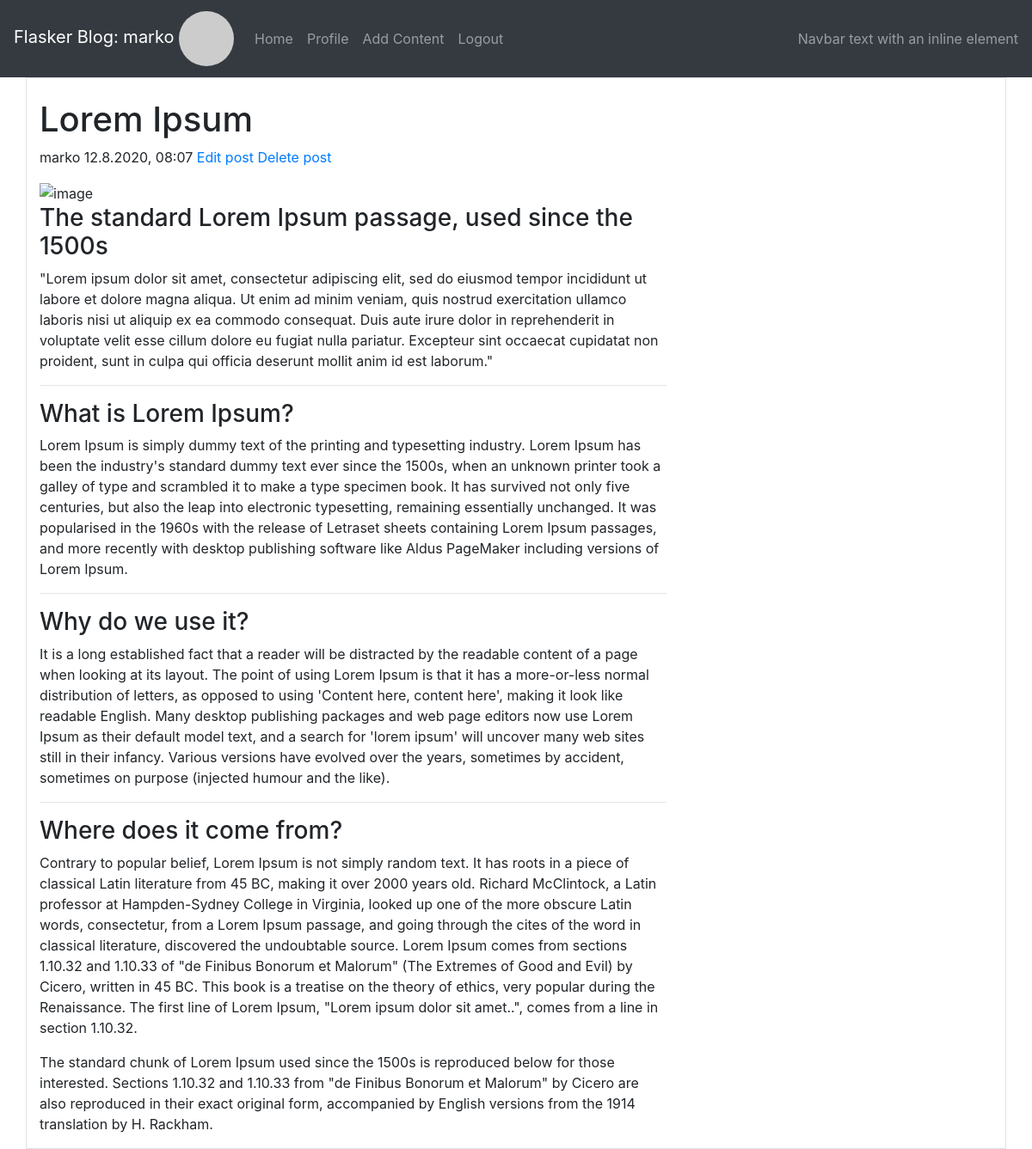
The page /Lorem Ipsum (signed in) on the database its author committed.
### app/models.py (models this page shows, shortened)
class User(UserMixin, db.Model):
    id = db.Column(db.Integer, primary_key=True)
    username = db.Column(db.String(64), index=True, unique=True)
    email = db.Column(db.String(120), index=True, unique=True)
    password_hash = db.Column(db.String(128))
    about_me = db.Column(db.String(140))
    last_seen = db.Column(db.DateTime, default=datetime.utcnow)
    post = db.relationship("Post", backref="author", lazy="dynamic")
    def avatar(self, size):
        digest = md5(self.email.lower().encode("utf-8")).hexdigest()
        return f"https://www.gravatar.com/avatar/{digest}?d=identicon&r=x&s={size}"

class Post(db.Model):
    id = db.Column(db.Integer, primary_key=True)
    title = db.Column(db.String(64))
    subtitle = db.Column(db.String(128))
    body = db.Column(db.String(140))
    timestamp = db.Column(db.DateTime, index=True, default=datetime.utcnow)
    user_id = db.Column(db.Integer, db.ForeignKey("user.id"))

### app/content/routes.py (the view)
@bp.route("/<title>", methods=["GET", "POST"])
def page_view(title):
    post = Post.query.filter_by(title=title).first_or_404()
    return render_template("page_view.html", title=post.title, post=post, author=post.author.username)

### app/models.py (called while the page is built)
@login.user_loader
def load_user(id):
    return User.query.get(int(id))

### app/content/templates/page_view.html (shortened to what this page needs)
{% extends 'base.html' %}
{% block app_content %}
    <div class="col-8">
        <head>
            <h1 class="mt-4">{{ post.title|safe }}</h1>
            <div class="meta mb-3">
                <span>{{ post.author.username }}</span>
                <span>{{ moment(post.timestamp).format('D.M.YYYY, hh:mm') }}</span>
                {% if post.author.username == current_user.username %}
                <span><a href="{{ url_for('content.edit_page', id=post.id) }}">Edit post</a></span>
                <span><a href="{{ url_for('content.delete_page', id=post.id) }}">Delete post</a></span>
                {% endif %}
            </div>
        </head>
        <div class="blog-post-body">
            <img class="img-fluid" alt="image" src="https://hackersandslackers-cdn.storage.googleapis.com/2020/02/uWSGI@2x.jpg"/>
            <div id="post{{ post.id }}">{{ post.body|safe }}</div>
        </div>
    </div>
{% endblock app_content %}

### app/templates/base.html (shortened to what this page needs)
{% extends 'bootstrap/base.html' %}
{% block head %}
    <link rel="stylesheet" href="https://stackpath.bootstrapcdn.com/bootstrap/4.4.1/css/bootstrap.min.css">
    <link href="https://cdn.jsdelivr.net/npm/summernote@0.8.18/dist/summernote-bs4.min.css" rel="stylesheet">
    <link rel="stylesheet" href="{{url_for('static', filename='style.css')}}">
{% endblock %}
{% block navbar %}
    <nav class="navbar sticky-top navbar-expand-lg navbar-dark bg-dark">
        <a class="navbar-brand" href="{{ url_for('main.user', username=current_user.username) }}">Flasker Blog: {{ current_user.username }}
            {% if current_user.is_anonymous %}
            <img style="max-height: 64px; max-width: 64px;" class="rounded-circle" src="{{ url_for('static', filename='profile-pic-dummy.png') }}">
            {% else %}
            <img style="max-height: 64px; max-width: 64px;" class="rounded-circle" src="{{ current_user.avatar(64) }}">
            {% endif %}
        </a>
        <div class="collapse navbar-collapse" id="navbarText">
            <ul class="navbar-nav mr-auto">
                <li class="nav-item {% if request.endpoint == 'main.index' %}active{% endif %}">
                    <a class="nav-link" href="{{ url_for('main.index') }}">Home</a>
                </li>
                {% if current_user.is_anonymous %}
                <li class="nav-item{% if request.endpoint == 'auth.login' %} active{% endif %}">
                    <a class="nav-link" href="{{ url_for('auth.login') }}">Login</a>
                </li>
                <li class="nav-item{% if request.endpoint == 'auth.register' %} active{% endif %}">
                    <a class="nav-link" href="{{ url_for('auth.register') }}">Create an account</a>
                </li>
                {% else %}
                <li class="nav-item{% if request.endpoint == 'main.user' %} active{% endif %}">
                    <a class="nav-link" href="{{ url_for('main.user', username=current_user.username) }}">Profile</a>
                </li>
                <li class="nav-item{% if request.endpoint == 'content.postit' %} active{% endif %}">
                    <a class="nav-link" href="{{ url_for('content.postit') }}">Add Content</a>
                </li>
                <li class="nav-item{% if request.endpoint == 'auth.logout' %} active{% endif %}">
                    <a class="nav-link" href="{{ url_for('auth.logout') }}">Logout</a>
                </li>
                {% endif %}
            </ul>
            <span class="navbar-text">
                Navbar text with an inline element
            </span>
        </div>
    </nav>
{% endblock %}
{% block content %}
    <div class="container-lg border">
        <div class="row">
        {% block app_content %} {% endblock app_content %}
        </div>
    </div>
{% endblock %}

### app/static/style.css (style rules this page uses)
img { width:100%; height:100%; object-position: right; object-fit:cover }

### rows shown on the page
User: username "marko", author.username "marko"
Post: title "Lorem Ipsum", timestamp "12.8.2020, 08:07", body "The standard Lorem Ipsum passage, used since the 1500s \"Lorem ipsum dolor sit amet, consectetur adipiscing elit, sed do eiusmod tempor incididunt ut labore et dolore magna aliqua. Ut enim ad minim veniam, quis nostrud exercitation ullamco laboris nisi ut aliquip ex ea commodo consequat. Duis aute irure dolor in reprehenderit in voluptate velit esse cillum dolore eu fugiat nulla pariatur. Excepteur sint occaecat cupidatat non proident, sunt in culpa qui officia deserunt mollit anim id est laborum.\" What is Lorem Ipsum? Lorem Ipsum is simply dummy text of the printing and typesetting industry. Lorem Ipsum has been the industry's standard dummy text ever since the 1500s, when an unknown…"
